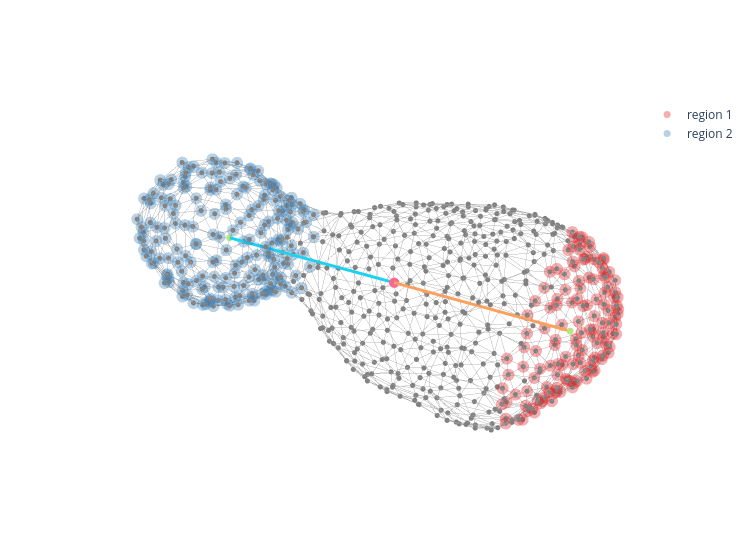

The code cell stored with this chart in its notebook:
### Code cell
# --- build figure using your existing plotting functions
fig = plot_organoid_graph(proj_points, G, None, node_size=3)
# add_region_overlays(fig, proj_points, crypt_patches_new)
add_region_overlays(fig, proj_points, crypts)


# --- add rays (one trace per crypt)
for j in np.where(valid)[0]:
    c = com_crypts[j]
    fig.add_trace(go.Scatter3d(
        x=[com_org[0], c[0]],
        y=[com_org[1], c[1]],
        z=[com_org[2], c[2]],
        mode="lines",
        line=dict(width=6),   # set width; add color="..." if you want fixed color
        name=f"ray {j}",
        showlegend=False
    ))

# (optional) show the organoid COM and crypt COM points too
fig.add_trace(go.Scatter3d(
    x=[com_org[0]], y=[com_org[1]], z=[com_org[2]],
    mode="markers", marker=dict(size=6),
    name="organoid COM", showlegend=False
))
fig.add_trace(go.Scatter3d(
    x=com_crypts[valid, 0], y=com_crypts[valid, 1], z=com_crypts[valid, 2],
    mode="markers", marker=dict(size=4),
    name="crypt COMs", showlegend=False
))

# your existing layout tweaks
fig.update_layout(
    scene=dict(
        xaxis=dict(visible=False),
        yaxis=dict(visible=False),
        zaxis=dict(visible=False),
        bgcolor='rgba(0,0,0,0)',
        camera=dict(
            eye=dict(x=1.0, y=0, z=1.0),
            center=dict(x=0, y=0, z=0),
            up=dict(x=0, y=0, z=1),
        ),
    ),
    height=550, width=750,
)

fig.show()

### Figure 1 — Plotly figure (JSON) as saved in the notebook; plotly's stock layout.template omitted (floating-point values rounded to 4 significant figures; data arrays with more than 128 entries replaced by an {"elided": "..."} marker saying what was removed)
{"data": [{"hoverinfo": "skip", "line": {"color": "rgba(120,120,120,0.75)", "width": 1}, "mode": "lines", "showlegend": false, "type": "scatter3d", "x": {"elided": "6171 float values"}, "y": {"elided": "6171 float values"}, "z": {"elided": "6171 float values"}}, {"hoverinfo": "skip", "marker": {"color": "gray", "line": {"width": 0}, "size": 3}, "mode": "markers", "showlegend": false, "type": "scatter3d", "x": {"elided": "687 float values"}, "y": {"elided": "687 float values"}, "z": {"elided": "687 float values"}}, {"hoverinfo": "skip", "marker": {"color": "#e41a1c", "size": 7}, "mode": "markers", "name": "region 1", "opacity": 0.35, "showlegend": true, "type": "scatter3d", "x": {"elided": "133 float values"}, "y": {"elided": "133 float values"}, "z": {"elided": "133 float values"}}, {"hoverinfo": "skip", "marker": {"color": "#377eb8", "size": 7}, "mode": "markers", "name": "region 2", "opacity": 0.35, "showlegend": true, "type": "scatter3d", "x": {"elided": "197 float values"}, "y": {"elided": "197 float values"}, "z": {"elided": "197 float values"}}, {"line": {"width": 6}, "mode": "lines", "name": "ray 0", "showlegend": false, "type": "scatter3d", "x": [0.369, 2.608], "y": [1.265, 7.212], "z": [-0.0153, -0.1515]}, {"line": {"width": 6}, "mode": "lines", "name": "ray 1", "showlegend": false, "type": "scatter3d", "x": [0.369, -1.856], "y": [1.265, -5.334], "z": [-0.0153, 0.355]}, {"marker": {"size": 6}, "mode": "markers", "name": "organoid COM", "showlegend": false, "type": "scatter3d", "x": [0.369], "y": [1.265], "z": [-0.0153]}, {"marker": {"size": 4}, "mode": "markers", "name": "crypt COMs", "showlegend": false, "type": "scatter3d", "x": [2.608, -1.856], "y": [7.212, -5.334], "z": [-0.1515, 0.355]}], "layout": {"height": 550, "scene": {"aspectmode": "data", "bgcolor": "rgba(0,0,0,0)", "camera": {"center": {"x": 0, "y": 0, "z": 0}, "eye": {"x": 1, "y": 0, "z": 1}, "up": {"x": 0, "y": 0, "z": 1}}, "xaxis": {"title": {"text": "X"}, "visible": false}, "yaxis": {"title": {"text": "Y"}, "visible": false}, "zaxis": {"title": {"text": "Z"}, "visible": false}}, "width": 750}}
